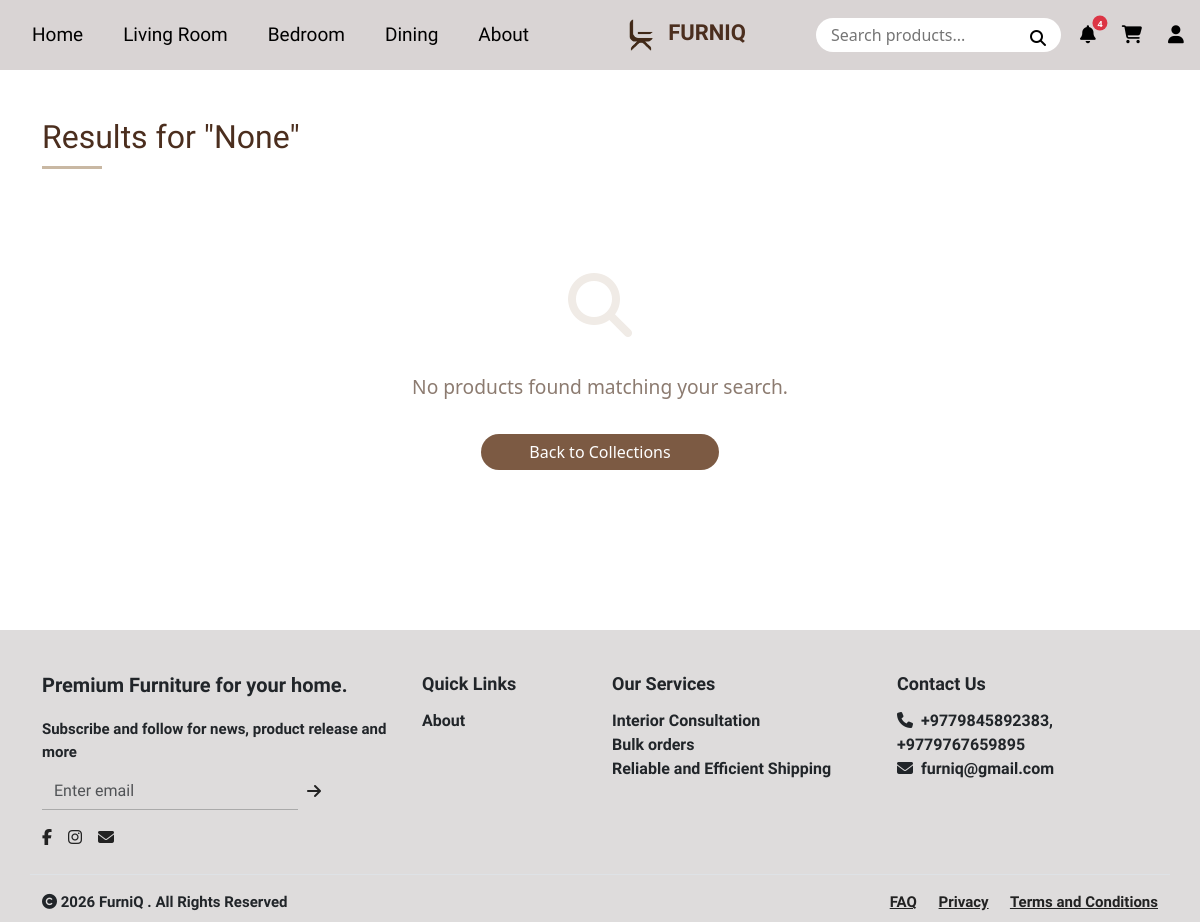
The app's page /search/ (signed in) with its own data.
### inventory/models.py (models this page shows, shortened)
class WebsiteContent(models.Model):
    header_title = models.CharField(max_length=100, default='FurniQ')
    footer_text = models.TextField(default='Premium Furniture for your home.')
    footer_address = models.CharField(max_length=255, default='Kathmandu, Nepal')
    contact_email = models.EmailField(default='info@furniq.com')
    contact_phone = models.CharField(max_length=20, default='+977 12345678')
    featured_title = models.CharField(max_length=200, default='Lush Collection 2026')
    featured_subtitle = models.CharField(max_length=200, default='Discover the Art of Living')
    featured_image = models.ImageField(upload_to='site_assets/', null=True, blank=True)
    about_title = models.CharField(max_length=100, default='Our Story')
    about_content = models.TextField(default='We craft furniture with love and precision.')
    about_image = models.ImageField(upload_to='site_assets/', null=True, blank=True)
    created_at = models.DateTimeField(auto_now=True)

### inventory/views.py (the view)
# urls.py: path('search/', views.search_results, name='search_results'),
def search_results(request):
    query = request.GET.get('q')
    if query:
        results = Product.objects.filter(name__icontains=query)
    else:
        results = Product.objects.none()
    return render(request, 'inventory/search_results.html', {
        'results': results,
        'query': query
    })

### custom_admin/context_processors.py (called while the page is built)
def admin_context(request):
    context = {}
    if request.user.is_authenticated and request.user.is_staff:
        if request.user.is_superuser:
            pending_staff = Profile.objects.filter(
                is_approved=False,
                user__is_staff=True
            ).count()
            context['pending_staff'] = pending_staff
    return context

### inventory/context_processors.py (called while the page is built)
def global_context(request):
    context = {}
    context['site_content'] = WebsiteContent.objects.first()
    if request.user.is_authenticated:
        context['saved_count'] = SavedItem.objects.filter(user=request.user).count()
        unread_notifs = Notification.objects.filter(user=request.user, is_read=False).order_by('-created_at')
        context['notif_count'] = unread_notifs.count()
        context['notifications'] = unread_notifs[:5]
    else:
        context['saved_count'] = 0
        context['notif_count'] = 0
        context['notifications'] = []
    return context

### inventory/templates/inventory/search_results.html (shortened to what this page needs)
{% extends 'inventory/base.html' %}
{% load static %}
{% block content %}
<div class="container py-5" style="min-height: 70vh;">
    <div style="margin-bottom: 40px;">
        <h2 style="font-family: 'Italiana', serif; font-size: 2rem; color: #4b2e1e;">Results for "{{ query }}"</h2>
        <div style="width: 60px; height: 3px; background: #c9b8a3; margin-top: 10px;"></div>
    </div>
    <div class="row g-4">
        {% for product in results %}
        <div class="col-md-4">
            <div class="card border-0 shadow-sm" style="border-radius: 15px; overflow: hidden; height: 100%;">
                {% if product.image %}
                    <img src="{{ product.image.url }}" class="card-img-top" alt="{{ product.name }}" style="height: 250px; object-fit: cover;">
                {% else %}
                    <img src="{% static 'images/default.jpg' %}" class="card-img-top" style="height: 250px; object-fit: cover;">
                {% endif %}
                <div class="card-body text-center d-flex flex-column">
                    <h5 class="card-title" style="font-family: 'Italiana', serif; font-weight: bold;">{{ product.name }}</h5>
                    <p class="text-muted small" style="text-transform: uppercase; letter-spacing: 1px;">{{ product.category }}</p>
                    <p class="fw-bold" style="font-size: 1.1rem; color: #4b2e1e; margin-bottom: 20px;">Rs {{ product.price }}</p>
                    <div class="mt-auto">
                        {% if product.stock > 0 %}
                        <button class="btn btn-brown w-100" style="border-radius: 25px; padding: 10px;" onclick="addToCart('{{ product.name|escapejs }}')">
                            Add to Cart
                        </button>
                        {% else %}
                        <div class="text-danger fw-bold mb-2" style="font-family:'Italiana',serif;">Out of Stock</div>
                        <button class="btn btn-secondary w-100" disabled style="border-radius: 25px; padding: 10px; background-color: #6c757d;">
                            Sold Out
                        </button>
                        {% endif %}
                    </div>
                </div>
            </div>
        </div>
        {% empty %}
        <div class="col-12 text-center py-5">
            <div style="font-size: 4rem; color: #f0ebe6; margin-bottom: 20px;"><i class="fas fa-search"></i></div>
            <p style="font-size: 1.2rem; color: #8c7b70;">No products found matching your search.</p>
            <a href="{% url 'home' %}" class="btn btn-brown mt-3 px-5" style="border-radius: 25px;">Back to Collections</a>
        </div>
        {% endfor %}
    </div>
</div>
{% endblock %}

### inventory/templates/inventory/base.html (shortened to what this page needs)
{% load static %}
<!DOCTYPE html>
<html lang="en">
<head>
    <link href="https://cdn.jsdelivr.net/npm/bootstrap@5.3.0/dist/css/bootstrap.min.css" rel="stylesheet">
    <link rel="stylesheet" href="https://cdnjs.cloudflare.com/ajax/libs/font-awesome/6.5.0/css/all.min.css">
    <link rel="stylesheet" href="{% static 'css/styles.css' %}">
</head>
<body>
    <nav class="navbar navbar-expand-lg navbar-custom">
        <div class="container-fluid">
            <ul class="navbar-nav flex-row">
                <li class="nav-item"><a class="nav-link" href="{% url 'home' %}">Home</a></li>
                <li class="nav-item"><a class="nav-link" href="{% url 'livingroom' %}">Living Room</a></li>
                <li class="nav-item"><a class="nav-link" href="{% url 'bedroom' %}">Bedroom</a></li>
                <li class="nav-item"><a class="nav-link" href="{% url 'dining' %}">Dining</a></li>
                <li class="nav-item"><a class="nav-link" href="{% url 'about' %}">About</a></li>
            </ul>
            <a class="navbar-brand mx-auto text-center" href="{% url 'home' %}" align-items="center">
                <img src="{% static 'images/FurniQ.png' %}" alt="Logo" height="40"
                    class="d-inline-block align-text-center">
                <span class="logo-text">{{ site_content.header_title|default:"FURNIQ"|upper }}</span>
            </a>
            <div class="d-flex align-items-center">
                <form action="{% url 'search_results' %}" method="GET" class="position-relative">
                    <div class="position-relative">
                        <input type="text" name="q" class="search-bar" placeholder="Search products...">
                        <button type="submit"
                            style="background:none; border:none; position:absolute; right:15px; top:8px; padding:0;">
                            <i class="fa fa-search"></i>
                        </button>
                    </div>
                </form>
                <div class="nav-icons-container">
                    <div class="dropdown">
                        <button class="dropdown-trigger position-relative" data-bs-toggle="dropdown"
                            aria-expanded="false">
                            <i class="fa fa-bell"></i>
                            {% if notif_count > 0 %}
                            <span
                                class="position-absolute top-0 start-100 translate-middle badge rounded-pill bg-danger"
                                style="font-size: 9px; padding: 3px 5px;">
                                {{ notif_count }}
                            </span>
                            {% endif %}
                        </button>
                    </div>
                    <a href="{% url 'cart' %}" class="icon-btn position-relative">
                        <i class="fa fa-shopping-cart"></i>
                    </a>
                    {% if user.is_authenticated %}
                    <div class="dropdown">
                        <button class="dropdown-trigger" data-bs-toggle="dropdown" aria-expanded="false">
                            <i class="fa fa-user"></i>
                        </button>
                    </div>
                    {% else %}
                    <a href="{% url 'user' %}" class="icon-btn"><i class="fa fa-user"></i></a>
                    {% endif %}
                </div>
            </div>
        </div>
    </nav>
    <div style="min-height: 50vh;">
        {% block content %}
        {% endblock %}
    </div>
    <footer style="background:#dedcdc; padding:40px 0 0 0; font-family:'Italiana',serif;">
        <div class="container">
            <div class="row">
                <div class="col-md-4 mb-4">
                    <div style="font-size:20px; margin-bottom:18px; font-weight:bold;">{{ site_content.footer_text|default:"Where comfort meets class." }}</div>
                    <div style="font-size:15px; margin-bottom:10px; font-weight:bold;">Subscribe and follow for news,
                        product release and more</div>
                    <form action="{% url 'subscribe' %}" method="POST" class="d-flex mb-3" style="max-width:280px;">
                        <input type="email" name="email" class="form-control rounded-0" placeholder="Enter email" required
                            style="border:none; border-bottom:1px solid #aaa; border-radius:0; background:transparent;">
                        <button type="submit" class="btn btn-link p-0 ms-2" style="color:#222; text-decoration:none;"><i
                                class="fa fa-arrow-right"></i></button>
                    </form>
                    <div>
                        <a href="#" style="color:#222; margin-right:12px;"><i class="fab fa-facebook-f"></i></a>
                        <a href="#" style="color:#222; margin-right:12px;"><i class="fab fa-instagram"></i></a>
                        <a href="#" style="color:#222;"><i class="fa fa-envelope"></i></a>
                    </div>
                </div>
                <div class="col-md-2 mb-4">
                    <div style="font-size:18px; margin-bottom:12px; font-weight:bold;">Quick Links</div>
                    <div style="font-size:16px; font-weight:bold;"><a href="{% url 'about' %}" style="text-decoration:none; color:inherit;">About</a></div>
                </div>
                <div class="col-md-3 mb-4">
                    <div style="font-size:18px; margin-bottom:12px; font-weight:bold;">Our Services</div>
                    <div style="font-size:16px; font-weight:bold;">Interior Consultation</div>
                    <div style="font-size:16px; font-weight:bold;">Bulk orders</div>
                    <div style="font-size:16px; font-weight:bold;">Reliable and Efficient Shipping</div>
                </div>
                <div class="col-md-3 mb-4">
                    <div style="font-size:18px; margin-bottom:12px; font-weight:bold;">Contact Us</div>
                    <div style="font-size:16px; font-weight:bold;"><i class="fa fa-phone me-2"></i>{{ site_content.contact_phone|default:"+977 979-9999999" }}
                    </div>
                    <div style="font-size:16px; font-weight:bold;"><i class="fa fa-envelope me-2"></i>{{ site_content.contact_email|default:"furniq@gmail.com" }}</div>
                </div>
            </div>
            <div class="row border-top pt-3 pb-2" style="font-size:15px; font-weight:bold;">
                <div class="col-md-6 text-start">
                    <span><i class="fa fa-copyright"></i> 2026 {{ site_content.header_title|default:"FurniQ" }} . All Rights Reserved</span>
                </div>
                <div class="col-md-6 text-end">
                    <a href="#" style="color:#222; margin-right:18px; font-weight:bold;">FAQ</a>
                    <a href="#" style="color:#222; margin-right:18px; font-weight:bold;">Privacy</a>
                    <a href="#" style="color:#222; font-weight:bold;">Terms and Conditions</a>
                </div>
            </div>
        </div>
    </footer>
</body>
</html>

### inventory/static/css/styles.css (style rules this page uses)
.navbar-custom { background-color: #d9d4d4; padding: 10px 0; }
.navbar-nav .nav-link { font-family: 'Italiana', serif; font-size: 19px; margin: 0 12px; color: black; }
.logo-text { font-weight: bold; font-family: 'Italiana', serif; font-size: 20px; color: #4b2e1e; }
.nav-icons-container { display: flex; align-items: center; gap: 20px; margin-left: 15px; }
.icon-btn, .dropdown-trigger { margin: 0; padding: 0; display: flex; align-items: center; justify-content: center; width: 24px; height: 24px; background: none; border: none; color: black; cursor: pointer; transition: transform 0.15s ease-in-out, color 0.3s ease-in-out; text-decoration: none; font-size: 18px; }
.btn-brown { background-color: #7c5a43; color: #fff; border-radius: 20px; border: none; }
footer { background: #dedcdc; padding: 40px 0 0 0; font-family: 'Italiana', serif; }

### inventory/templates/inventory/base.html (style rules this page uses)
.navbar-custom { background-color: #d9d4d4; padding: 10px 0; }
.navbar-nav .nav-link { font-family: 'Italiana', serif; font-size: 19px; margin: 0 12px; color: black; }
.logo-text { font-weight: bold; font-family: 'Italiana', serif; font-size: 22px; color: #4b2e1e; }
.search-bar { border-radius: 50px; padding: 5px 15px; border: none; outline: none; width: 245px; }
.nav-icons-container { display: flex; align-items: center; gap: 20px; margin-left: 15px; }
.nav-icons-container .icon-btn, .nav-icons-container .dropdown-trigger { margin: 0 !important; padding: 0; display: flex; align-items: center; justify-content: center; width: 24px; height: 24px; background: none; border: none; color: black; transition: transform 0.15s ease-in-out, color 0.3s ease-in-out; cursor: pointer; }

### records on screen
WebsiteContent: header_title "FURNIQ", footer_text "Premium Furniture for your home.", contact_phone "+9779845892383, +9779767659895", contact_email "furniq@gmail.com", header_title "FurniQ"

### other values on screen
{{ notif_count }} "4"
{{ query }} "None"
